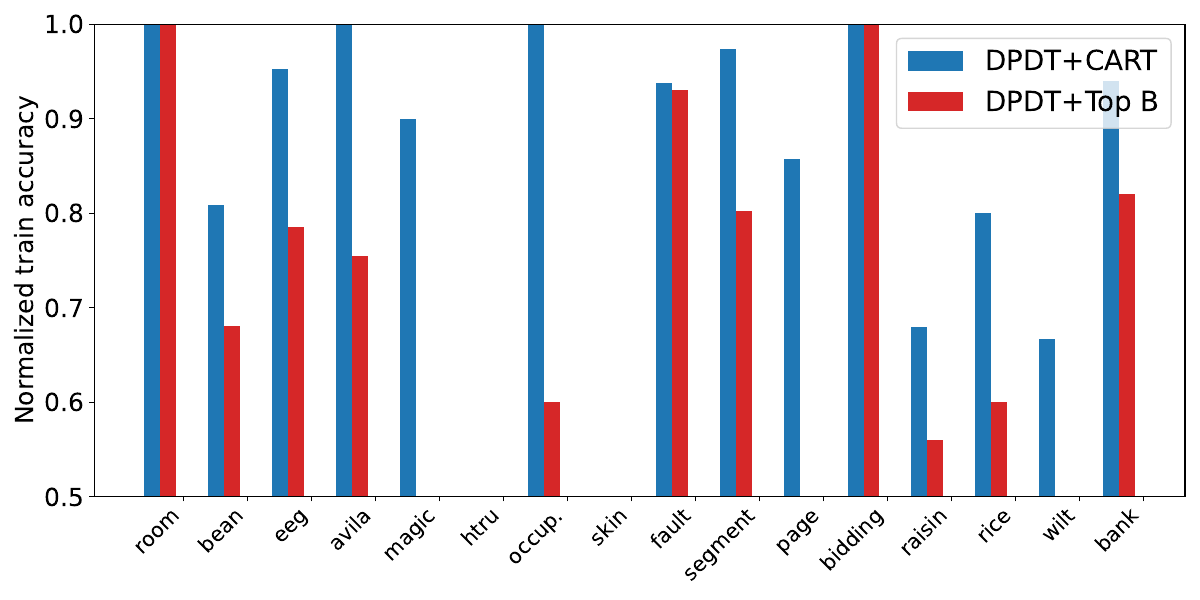

Reproduce this figure in Python.
datasets = {
    "room":    {"N": 8103,   "p": 16},
    "bean":    {"N": 10888,  "p": 16},
    "eeg":     {"N": 11984,  "p": 14},
    "avila":   {"N": 10430,  "p": 10},
    "magic":   {"N": 15216,  "p": 10},
    "htru":    {"N": 14318,  "p": 8},
    "occup.":  {"N": 8143,   "p": 5},
    "skin":    {"N": 196045, "p": 3},
    "fault":   {"N": 1552,   "p": 27},
    "segment": {"N": 1848,   "p": 18},
    "page":    {"N": 4378,   "p": 10},
    "bidding": {"N": 5056,   "p": 9},
    "raisin":  {"N": 720,    "p": 7},
    "rice":    {"N": 3048,   "p": 7},
    "wilt":    {"N": 4339,   "p": 5},
    "bank":    {"N": 1097,   "p": 4},
}

accuracies = {
    "room":    {"Opt": 0.992, "Greedy": 0.968, "DPDT_light": 0.991, "DPDT_full": 0.992, "TopB_light": 0.990, "TopB_full": 0.992, "DeepRL": 0.715},
    "bean":    {"Opt": 0.871, "Greedy": 0.777, "DPDT_light": 0.812, "DPDT_full": 0.853, "TopB_light": 0.804, "TopB_full": 0.841, "DeepRL": 0.182},
    "eeg":     {"Opt": 0.708, "Greedy": 0.666, "DPDT_light": 0.689, "DPDT_full": 0.706, "TopB_light": 0.684, "TopB_full": 0.699, "DeepRL": 0.549},
    "avila":   {"Opt": 0.585, "Greedy": 0.532, "DPDT_light": 0.574, "DPDT_full": 0.585, "TopB_light": 0.563, "TopB_full": 0.572, "DeepRL": 0.409},
    "magic":   {"Opt": 0.831, "Greedy": 0.801, "DPDT_light": 0.822, "DPDT_full": 0.828, "TopB_light": 0.807, "TopB_full": 0.816, "DeepRL": 0.581},
    "htru":    {"Opt": 0.981, "Greedy": 0.979, "DPDT_light": 0.979, "DPDT_full": 0.980, "TopB_light": 0.979, "TopB_full": 0.980, "DeepRL": 0.860},
    "occup.":  {"Opt": 0.994, "Greedy": 0.989, "DPDT_light": 0.991, "DPDT_full": 0.994, "TopB_light": 0.990, "TopB_full": 0.992, "DeepRL": 0.647},
    "skin":    {"Opt": 0.969, "Greedy": 0.966, "DPDT_light": 0.966, "DPDT_full": 0.966, "TopB_light": 0.966, "TopB_full": 0.966, "DeepRL": 0.612},
    "fault":   {"Opt": 0.682, "Greedy": 0.553, "DPDT_light": 0.672, "DPDT_full": 0.674, "TopB_light": 0.672, "TopB_full": 0.673, "DeepRL": 0.303},
    "segment": {"Opt": 0.887, "Greedy": 0.574, "DPDT_light": 0.812, "DPDT_full": 0.879, "TopB_light": 0.786, "TopB_full": 0.825, "DeepRL": 0.137},
    "page":    {"Opt": 0.971, "Greedy": 0.964, "DPDT_light": 0.970, "DPDT_full": 0.970, "TopB_light": 0.964, "TopB_full": 0.965, "DeepRL": 0.902},
    "bidding": {"Opt": 0.993, "Greedy": 0.981, "DPDT_light": 0.985, "DPDT_full": 0.993, "TopB_light": 0.985, "TopB_full": 0.993, "DeepRL": 0.810},
    "raisin":  {"Opt": 0.894, "Greedy": 0.869, "DPDT_light": 0.879, "DPDT_full": 0.886, "TopB_light": 0.875, "TopB_full": 0.883, "DeepRL": 0.509},
    "rice":    {"Opt": 0.938, "Greedy": 0.933, "DPDT_light": 0.934, "DPDT_full": 0.937, "TopB_light": 0.933, "TopB_full": 0.936, "DeepRL": 0.519},
    "wilt":    {"Opt": 0.996, "Greedy": 0.993, "DPDT_light": 0.994, "DPDT_full": 0.995, "TopB_light": 0.994, "TopB_full": 0.994, "DeepRL": 0.984},
    "bank":    {"Opt": 0.983, "Greedy": 0.933, "DPDT_light": 0.971, "DPDT_full": 0.980, "TopB_light": 0.951, "TopB_full": 0.974, "DeepRL": 0.496},
}

operations = {
    "room":    {"Opt": 1e6,      "Greedy": 15, "DPDT_light": 286, "DPDT_full": 16100, "TopB_light": 111, "TopB_full": 16100},
    "bean":    {"Opt": 5e6,      "Greedy": 15, "DPDT_light": 295, "DPDT_full": 25900, "TopB_light": 112, "TopB_full": 16800},
    "eeg":     {"Opt": 2e6,      "Greedy": 13, "DPDT_light": 289, "DPDT_full": 26000, "TopB_light": 95,  "TopB_full": 11000},
    "avila":   {"Opt": 3e7,      "Greedy": 9,  "DPDT_light": 268, "DPDT_full": 24700, "TopB_light": 60,  "TopB_full": 38900},
    "magic":   {"Opt": 6e6,      "Greedy": 15, "DPDT_light": 298, "DPDT_full": 28000, "TopB_light": 70,  "TopB_full": 4190},
    "htru":    {"Opt": 6e7,      "Greedy": 15, "DPDT_light": 295, "DPDT_full": 25300, "TopB_light": 55,  "TopB_full": 2180},
    "occup.":  {"Opt": 7e5,      "Greedy": 13, "DPDT_light": 280, "DPDT_full": 16300, "TopB_light": 33,  "TopB_full": 510},
    "skin":    {"Opt": 7e4,      "Greedy": 15, "DPDT_light": 301, "DPDT_full": 23300, "TopB_light": 20,  "TopB_full": 126},
    "fault":   {"Opt": 9e8,      "Greedy": 13, "DPDT_light": 295, "DPDT_full": 24200, "TopB_light": 111, "TopB_full": 16800},
    "segment": {"Opt": 2e6,      "Greedy": 7,  "DPDT_light": 220, "DPDT_full": 16300, "TopB_light": 68,  "TopB_full": 11400},
    "page":    {"Opt": 1e7,      "Greedy": 15, "DPDT_light": 298, "DPDT_full": 22400, "TopB_light": 701, "TopB_full": 4050},
    "bidding": {"Opt": 3e5,      "Greedy": 13, "DPDT_light": 256, "DPDT_full": 9360,  "TopB_light": 58,  "TopB_full": 2700},
    "raisin":  {"Opt": 4e6,      "Greedy": 15, "DPDT_light": 295, "DPDT_full": 20900, "TopB_light": 48,  "TopB_full": 1440},
    "rice":    {"Opt": 2e7,      "Greedy": 15, "DPDT_light": 298, "DPDT_full": 25500, "TopB_light": 49,  "TopB_full": 1470},
    "wilt":    {"Opt": 3e5,      "Greedy": 13, "DPDT_light": 274, "DPDT_full": 11300, "TopB_light": 33,  "TopB_full": 465},
    "bank":    {"Opt": 6e4,      "Greedy": 13, "DPDT_light": 271, "DPDT_full": 7990,  "TopB_light": 26,  "TopB_full": 256},
}

import matplotlib.pyplot as plt
import numpy as np
# Your algorithms
algos = ['DPDT_full', 'TopB_full']

# Dataset names (keys of the accuracies dict)
dataset_names = list(accuracies.keys())

# Compute normalized accuracies
data = {
    algo: [(accuracies[d][algo] -accuracies[d]['Greedy'] )/ (accuracies[d]['Opt'] - accuracies[d]['Greedy']) for d in dataset_names]
    for algo in algos
}

# Bar positions
x = np.arange(len(dataset_names))
width = 0.25  # width of each bar

plt.figure(figsize=(12, 6))
labels = {'DPDT_full': 'DPDT+CART', 'TopB_full': 'DPDT+Top B'}
colors = {'Greedy': 'brown', 'DPDT_full': 'tab:blue', 'DPDT_light':'darkturquoise', 'TopB_full': 'tab:red', 'TopB_light': 'limegreen'}
# Plot each algorithm as a shifted bar
for i, algo in enumerate(algos):
    plt.bar(x + i * width, data[algo], width, label=labels[algo], color=colors[algo])

# Axes & labels
plt.ylim(0.5, 1)
plt.xticks(x + width * 2, dataset_names, rotation=45, ha='right', fontsize=15)
plt.yticks(fontsize=18)
plt.ylabel("Normalized train accuracy",fontdict={'fontsize':18})
plt.legend(fontsize=20)
plt.tight_layout()
plt.savefig('table_to_fig.pdf')
plt.clf()

data = {
    algo: [(operations[d][algo]-operations[d]['Greedy'] )/ (operations[d]['Opt'] - operations[d]['Greedy']) for d in dataset_names]
    for algo in algos
}

# Bar positions
x = np.arange(len(dataset_names))
width = 0.25  # width of each bar

plt.figure(figsize=(12, 6))
labels = {'DPDT_full': 'DPDT+CART', 'TopB_full': 'DPDT+Top B'}
colors = {'Greedy': 'brown', 'DPDT_full': 'tab:blue', 'DPDT_light':'darkturquoise', 'TopB_full': 'tab:red', 'TopB_light': 'limegreen'}
# Plot each algorithm as a shifted bar
for i, algo in enumerate(algos):
    plt.bar(x + i * width, data[algo], width, label=labels[algo], color=colors[algo])
plt.yscale('log')
# Axes & labels
plt.xticks(x + width * 2, dataset_names, rotation=45, ha='right', fontsize=15)
plt.yticks(fontsize=18)
plt.ylabel("Normalized #operations",fontdict={'fontsize':18})
plt.legend(fontsize=20)
plt.tight_layout()
plt.savefig('table_to_fig_cplx.pdf')

plt.clf()
algos = ['DPDT_full', 'TopB_full']
labels = {'DPDT_full': 'DPDT+CART', 'TopB_full': 'DPDT+Top B'}
colors = {'DPDT_full': 'tab:blue', 'TopB_full': 'tab:red'}

dataset_names = list(accuracies.keys())
x = np.arange(len(dataset_names))
width = 0.35

# ---- Normalized accuracy ----
acc_data = {
    algo: [(accuracies[d][algo] - accuracies[d]['Greedy']) /
           (accuracies[d]['Opt'] - accuracies[d]['Greedy'])
           for d in dataset_names]
    for algo in algos
}

# ---- Normalized cost ----
cost_data = {
    algo: [(operations[d][algo] - operations[d]['Greedy']) /
           (operations[d]['Opt'] - operations[d]['Greedy'])
           for d in dataset_names]
    for algo in algos
}

fig, (ax_top, ax_bottom) = plt.subplots(
    2, 1, figsize=(13, 8), sharex=True,
    gridspec_kw={'height_ratios': [2, 1]}
)

# ---------------- TOP: Accuracy ----------------
for i, algo in enumerate(algos):
    ax_top.bar(x + i*width, acc_data[algo], width,
               label=labels[algo], color=colors[algo])

ax_top.set_ylim(0.4, 1.05)

ax_top.set_ylabel("Normalized accuracy", fontsize=18)
ax_top.legend(fontsize=22)
ax_top.grid(axis='y', linestyle='--', alpha=0.6)
plt.yticks(fontsize=17)

# ---------------- BOTTOM: Cost (mirrored) ----------------
for i, algo in enumerate(algos):
    # negative values for mirror effect
    ax_bottom.bar(x + i*width, np.array(cost_data[algo]), width,
                  color=colors[algo])

ax_bottom.set_yscale('log')   # symmetric log handles negative values
ax_bottom.set_ylabel("Log normalized cost", fontsize=18)
ax_top.yaxis.set_tick_params(labelsize=17)
ax_bottom.grid(axis='y', linestyle='--', alpha=0.6)

ax_bottom.set_xticks(x + width/2)
ax_bottom.set_xticklabels(dataset_names, rotation=45, ha='right', fontsize=13)
plt.yticks(fontsize=17)
plt.tight_layout()
plt.savefig("mirror_accuracy_vs_cost.pdf")